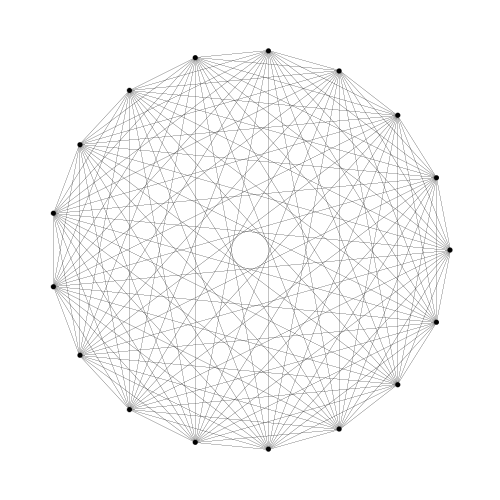
Frame 1 (no input)
Frame 60 (the mouse pressed at the canvas centre just before this capture): identical to frame 1, image omitted
Frame 120 (the mouse held since frame 60 and released just before this capture): identical to frame 1, image omitted

The Processing sketch that drew this single still picture (run headless with seeded random() and noise(); from frame 60 on, the mouse is pressed at the canvas centre):

// Processing sketch: processing_152746
// ── processing_152746.pde

void setup() {
  size(500,500);
  background(255);
  smooth();
}

float r= 200;
int num=17;
float sc=1;
float xpos=0;
float ypos=0;

void draw() {
  scale(sc);
  strokeWeight(10/num);
  background(255);
  float[] xval = new float[num];
  float[] yval = new float[num];
  translate(width/(2*sc)+xpos*20, height/(2*sc)+ypos*20);
  for (int i=0;i<num;i++) {
    xval [i] = r * cos(i*TWO_PI/num);
    yval [i] = r * sin(i*TWO_PI/num);
    fill(0);
    ellipse (xval[i],yval[i],5/sc,5/sc);
  }
  for (int i=0;i<num;i++) {
    for (int j=0;j<num;j++) {
      line (xval[i],yval[i],xval[j],yval[j]);
    }
  }
}

void keyPressed() {
  switch (key) {
    case 'w':
    num+=1;
    break;
    case 's':
    num=max(num-1,0);
    break;
    case 'r':
    r= 200;
    num=17;
    sc=1;
    xpos=0;
    ypos=0;
    break;
    case'+':
    case'=':
    sc=2*sc;
    break;
    case '-':
    case '_':
    sc=sc/2;
    break;
  }
  if (key == CODED) {
    switch (keyCode) {
      case UP:
      ypos-=1;
      break;
      case DOWN:
      ypos+=1;
      break;
      case RIGHT:
      xpos+=1;
      break;
      case LEFT:
      xpos-=1;
      break;
    }
  }
}
